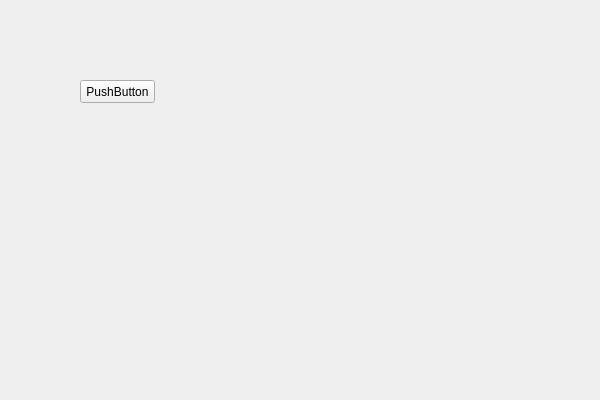
<?xml version="1.0" encoding="UTF-8"?>
<ui version="4.0">
 <class>Qt_BasicClass</class>
 <widget class="QWidget" name="Qt_BasicClass">
  <property name="geometry">
   <rect>
    <x>0</x>
    <y>0</y>
    <width>600</width>
    <height>400</height>
   </rect>
  </property>
  <property name="windowTitle">
   <string>Qt_Basic</string>
  </property>
  <widget class="QPushButton" name="pushButton">
   <property name="geometry">
    <rect>
     <x>80</x>
     <y>80</y>
     <width>75</width>
     <height>23</height>
    </rect>
   </property>
   <property name="text">
    <string>PushButton</string>
   </property>
  </widget>
 </widget>
 <layoutdefault spacing="6" margin="11"/>
 <resources>
  <include location="Qt_Basic.qrc"/>
 </resources>
 <connections/>
</ui>
